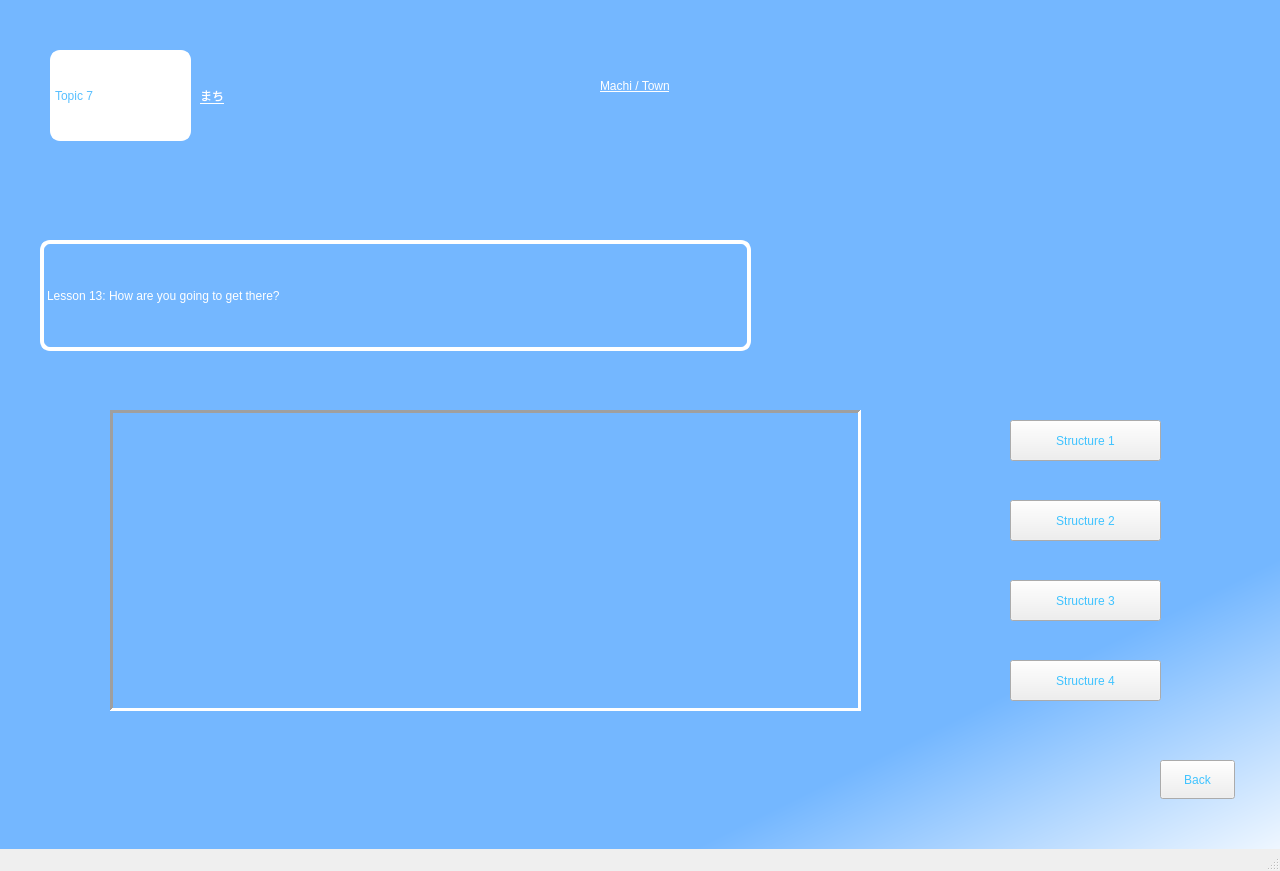
<?xml version="1.0" encoding="UTF-8"?>
<ui version="4.0">
 <class>MainWindow</class>
 <widget class="QMainWindow" name="MainWindow">
  <property name="geometry">
   <rect>
    <x>0</x>
    <y>0</y>
    <width>1280</width>
    <height>871</height>
   </rect>
  </property>
  <property name="windowTitle">
   <string>MainWindow</string>
  </property>
  <widget class="QWidget" name="centralwidget">
   <widget class="QWidget" name="widget" native="true">
    <property name="geometry">
     <rect>
      <x>0</x>
      <y>0</y>
      <width>1291</width>
      <height>881</height>
     </rect>
    </property>
    <property name="styleSheet">
     <string notr="true">QWidget#widget{


	background-color: qlineargradient(spread:pad, x1:0.790136, y1:0.711, x2:1, y2:1, stop:0.153409 rgba(116, 183, 255, 255), stop:1 rgba(255, 255, 255, 255));
}</string>
    </property>
    <widget class="QLabel" name="label_1">
     <property name="geometry">
      <rect>
       <x>50</x>
       <y>50</y>
       <width>141</width>
       <height>91</height>
      </rect>
     </property>
     <property name="styleSheet">
      <string notr="true">background-color: rgb(255, 255, 255);
color: rgb(88, 191, 255);
font: 25pt &quot;MV Boli&quot;;
border-radius:10px;
border: 2px solid white;
</string>
     </property>
     <property name="text">
      <string>Topic 7</string>
     </property>
    </widget>
    <widget class="QLabel" name="label_2">
     <property name="geometry">
      <rect>
       <x>200</x>
       <y>70</y>
       <width>161</width>
       <height>51</height>
      </rect>
     </property>
     <property name="styleSheet">
      <string notr="true">color: rgb(255, 255, 255);
text-decoration: underline;
font: 24pt &quot;MV Boli&quot;;
</string>
     </property>
     <property name="text">
      <string>まち</string>
     </property>
    </widget>
    <widget class="QLabel" name="label_3">
     <property name="geometry">
      <rect>
       <x>600</x>
       <y>50</y>
       <width>561</width>
       <height>71</height>
      </rect>
     </property>
     <property name="styleSheet">
      <string notr="true">font: 24pt &quot;MV Boli&quot;;
text-decoration: underline;
color: rgb(255, 255, 255);</string>
     </property>
     <property name="text">
      <string>Machi / Town</string>
     </property>
    </widget>
    <widget class="QLabel" name="label_4">
     <property name="geometry">
      <rect>
       <x>40</x>
       <y>240</y>
       <width>711</width>
       <height>111</height>
      </rect>
     </property>
     <property name="styleSheet">
      <string notr="true">font: 24pt &quot;MV Boli&quot;;
color: rgb(255, 255, 255);
border: 4px solid #ffffff;
border-radius: 10px;</string>
     </property>
     <property name="text">
      <string>Lesson 13: How are you going to get there?</string>
     </property>
    </widget>
    <widget class="QStackedWidget" name="stackedWidget">
     <property name="geometry">
      <rect>
       <x>110</x>
       <y>410</y>
       <width>751</width>
       <height>301</height>
      </rect>
     </property>
     <property name="styleSheet">
      <string notr="true"/>
     </property>
     <property name="frameShape">
      <enum>QFrame::Panel</enum>
     </property>
     <property name="frameShadow">
      <enum>QFrame::Sunken</enum>
     </property>
     <property name="lineWidth">
      <number>3</number>
     </property>
     <property name="currentIndex">
      <number>2</number>
     </property>
     <widget class="QWidget" name="page_1">
      <widget class="QLabel" name="label_5">
       <property name="geometry">
        <rect>
         <x>0</x>
         <y>0</y>
         <width>751</width>
         <height>301</height>
        </rect>
       </property>
       <property name="styleSheet">
        <string notr="true">border-image: url(:/congthuc/topic7ls13a.jpg);</string>
       </property>
       <property name="text">
        <string/>
       </property>
      </widget>
     </widget>
     <widget class="QWidget" name="page_2">
      <widget class="QLabel" name="label_6">
       <property name="geometry">
        <rect>
         <x>-4</x>
         <y>-8</y>
         <width>751</width>
         <height>311</height>
        </rect>
       </property>
       <property name="styleSheet">
        <string notr="true">border-image: url(:/congthuc/topic7ls13b.jpg);
border-image: url(:/congthuc/topic7ls13b.jpg);</string>
       </property>
       <property name="text">
        <string/>
       </property>
      </widget>
     </widget>
     <widget class="QWidget" name="page_3">
      <widget class="QLabel" name="label_7">
       <property name="geometry">
        <rect>
         <x>-4</x>
         <y>-8</y>
         <width>751</width>
         <height>311</height>
        </rect>
       </property>
       <property name="styleSheet">
        <string notr="true">border-image: url(:/congthuc/topic7ls13c.jpg);</string>
       </property>
       <property name="text">
        <string/>
       </property>
      </widget>
     </widget>
     <widget class="QWidget" name="page_4">
      <widget class="QLabel" name="label_8">
       <property name="geometry">
        <rect>
         <x>0</x>
         <y>0</y>
         <width>751</width>
         <height>301</height>
        </rect>
       </property>
       <property name="styleSheet">
        <string notr="true">border-image: url(:/congthuc/topic6a.jpg);</string>
       </property>
       <property name="text">
        <string/>
       </property>
      </widget>
     </widget>
    </widget>
    <widget class="QPushButton" name="Button_1">
     <property name="geometry">
      <rect>
       <x>1010</x>
       <y>420</y>
       <width>151</width>
       <height>41</height>
      </rect>
     </property>
     <property name="styleSheet">
      <string notr="true">
color: rgb(64, 195, 255);

font: 18pt &quot;MV Boli&quot;;</string>
     </property>
     <property name="text">
      <string>Structure 1</string>
     </property>
    </widget>
    <widget class="QPushButton" name="Button_2">
     <property name="geometry">
      <rect>
       <x>1010</x>
       <y>500</y>
       <width>151</width>
       <height>41</height>
      </rect>
     </property>
     <property name="styleSheet">
      <string notr="true">font: 18pt &quot;MV Boli&quot;;
color: rgb(64, 195, 255);</string>
     </property>
     <property name="text">
      <string>Structure 2</string>
     </property>
    </widget>
    <widget class="QPushButton" name="Button_3">
     <property name="geometry">
      <rect>
       <x>1010</x>
       <y>580</y>
       <width>151</width>
       <height>41</height>
      </rect>
     </property>
     <property name="styleSheet">
      <string notr="true">font: 18pt &quot;MV Boli&quot;;
color: rgb(64, 195, 255);</string>
     </property>
     <property name="text">
      <string>Structure 3</string>
     </property>
    </widget>
    <widget class="QPushButton" name="Button_4">
     <property name="geometry">
      <rect>
       <x>1010</x>
       <y>660</y>
       <width>151</width>
       <height>41</height>
      </rect>
     </property>
     <property name="styleSheet">
      <string notr="true">color: rgb(64, 195, 255);
font: 18pt &quot;MV Boli&quot;;</string>
     </property>
     <property name="text">
      <string>Structure 4</string>
     </property>
    </widget>
    <widget class="QPushButton" name="back1">
     <property name="geometry">
      <rect>
       <x>1160</x>
       <y>760</y>
       <width>75</width>
       <height>39</height>
      </rect>
     </property>
     <property name="styleSheet">
      <string notr="true">color: rgb(64, 195, 255);

font: 18pt &quot;MV Boli&quot;;</string>
     </property>
     <property name="text">
      <string>Back</string>
     </property>
    </widget>
   </widget>
  </widget>
  <widget class="QStatusBar" name="statusbar"/>
 </widget>
 <resources>
  <include location="topic6.qrc"/>
 </resources>
 <connections/>
</ui>
